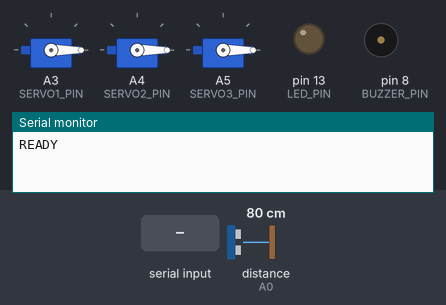
Bench run of a sketch on a simulated Arduino Uno, built with avr-gcc and run on an emulated ATmega328P. Shown: 3 × servo, output pins drawn as LEDs (lit = HIGH), buzzer (waves = sounding, pin HIGH), the last lines printed to the serial monitor. Wiring (inferred from the names in the program): ultrasonic range finder: trigger A1; echo A0. Inputs (shaded band) come from the test bench; at power-on: distance to the obstacle (sensor on A0) 80 cm. The echo pulse lasts 58.3 µs per cm; random numbers use the default seed unless the sketch sets one; pins used as bus, display or sensor lines are not drawn.

Above: at 2.8 s.
2.9 s: distance to the obstacle (sensor on A0) set to 33 cm
4.4 s: distance to the obstacle (sensor on A0) set to 29 cm
At 5.37 s:
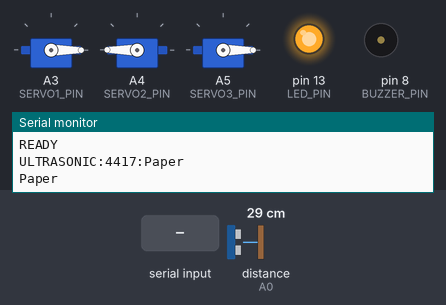
7.0 s: "PLAY:\n" received over Serial
At 8.26 s:
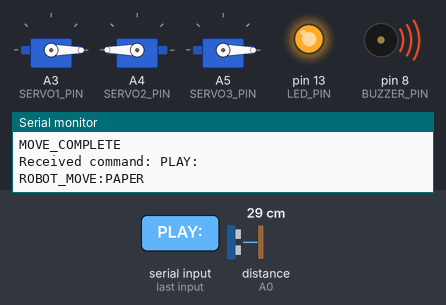
10.0 s: "ROCK\n" received over Serial
At 12.0 s:
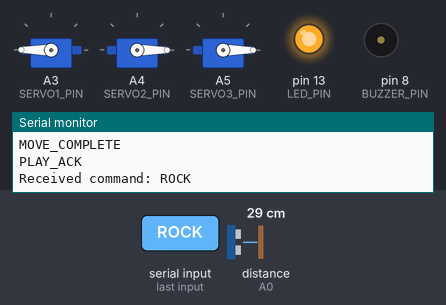
13.0 s: "SCISSOR\n" received over Serial
At 15.0 s:
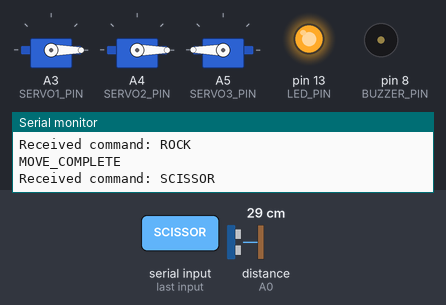
Timing chart, 0 to 16.8 s (numbered marks = the images above; inputs shaded):
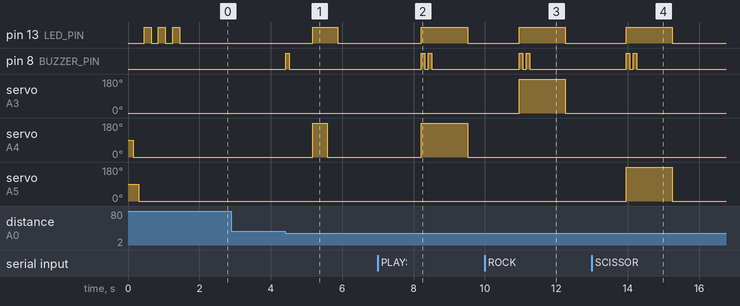

Measured:
- the behaviour switches between 31 and 30 cm on distance to the obstacle (sensor on A0) (found by bisection; images 0 and 1)
- after the input at 2.9 s, every drawn part: stays the same
- after the input at 4.4 s, pin 13 (LED_PIN): LOW → HIGH after 0.77 s, → LOW 0.71 s later; pin 8 (BUZZER_PIN): LOW → HIGH at once, → LOW 0.10 s later; servo on A4 (SERVO2_PIN): 0° → 180° after 0.77 s, → 0° 0.41 s later
- after the input at 7.0 s, pin 13 (LED_PIN): LOW → HIGH after 1.2 s, → LOW 1.3 s later; pin 8 (BUZZER_PIN): alternates HIGH for 0.10 s and LOW for 0.10 s, 4 changes in all, then stays LOW, starting after 1.2 s; servo on A4 (SERVO2_PIN): 0° → 180° after 1.2 s, → 0° 1.3 s later
- after the input at 10.0 s, pin 13 (LED_PIN): LOW → HIGH after 0.96 s, → LOW 1.3 s later; pin 8 (BUZZER_PIN): alternates HIGH for 0.10 s and LOW for 0.10 s, 4 changes in all, then stays LOW, starting after 0.96 s; servo on A3 (SERVO1_PIN): 0° → 180° after 0.96 s, → 0° 1.3 s later
- after the input at 13.0 s, pin 13 (LED_PIN): LOW → HIGH after 0.96 s, → LOW 1.3 s later; pin 8 (BUZZER_PIN): alternates HIGH for 0.10 s and LOW for 0.10 s, 4 changes in all, then stays LOW, starting after 0.96 s; servo on A5 (SERVO3_PIN): 0° → 180° after 0.96 s, → 0° 1.3 s later

The sketch:

arduino_sketch.ino
```cpp
#include <Servo.h>

// Create servo objects
Servo servo1;  // Rock
Servo servo2;  // Paper
Servo servo3;  // Scissor

// Pin definitions
#define ECHO_PIN A0
#define TRIG_PIN A1
#define SERVO1_PIN A3
#define SERVO2_PIN A4
#define SERVO3_PIN A5
#define BUZZER_PIN 8
#define LED_PIN 13  // Built-in LED for status indication

// Servo positions
#define SERVO_NEUTRAL 0
#define SERVO_ACTIVE 180

// Ultrasonic sensor variables
long duration;
int distance;
unsigned long lastUltrasonicPoll = 0;
const unsigned long ULTRASONIC_POLL_INTERVAL = 20; // Poll every 20ms for faster detection
bool ultrasonicDetected = false;
unsigned long ultrasonicTimestamp = 0;

// Timing
unsigned long lastCommandTime = 0;
const unsigned long COMMAND_TIMEOUT = 10000; // 10 seconds timeout

// Servo timing for non-blocking operation
unsigned long servoStartTime = 0;
bool servoMoving = false;
const unsigned long SERVO_MOVE_DURATION = 1000; // 1 second for move
const unsigned long SERVO_RESET_DELAY = 1000; // 1 second between rounds

// Ultrasonic debounce variables
unsigned long lastTriggerTime = 0;
const unsigned long DEBOUNCE_DELAY = 2000; // 2 seconds debounce to prevent multiple triggers
bool canTrigger = true;

// Web app connection tracking
bool isWebAppConnected = false;

// Global variables for robot move tracking
String robotMove = "";
Servo* activeServo = nullptr;

void setup() {
  Serial.begin(115200);  // Increased baud rate for faster communication

  // Wait for serial connection (optional)
  while (!Serial) {
    delay(10);
  }

  // Attach servos
  servo1.attach(SERVO1_PIN);
  servo2.attach(SERVO2_PIN);
  servo3.attach(SERVO3_PIN);

  // Pin modes
  pinMode(TRIG_PIN, OUTPUT);
  pinMode(ECHO_PIN, INPUT);
  pinMode(BUZZER_PIN, OUTPUT);
  pinMode(LED_PIN, OUTPUT);

  // Initialize servos to neutral position with proper sequencing
  resetAllServosSequentially();

  // Send ready signal
  Serial.println("READY");

  // Blink LED to indicate ready
  for (int i = 0; i < 3; i++) {
    digitalWrite(LED_PIN, HIGH);
    delay(200);
    digitalWrite(LED_PIN, LOW);
    delay(200);
  }
}

void loop() {
  unsigned long currentTime = millis();

  // Non-blocking ultrasonic sensor polling
  if (currentTime - lastUltrasonicPoll >= ULTRASONIC_POLL_INTERVAL) {
    lastUltrasonicPoll = currentTime;

    // Measure distance
    digitalWrite(TRIG_PIN, LOW);
    delayMicroseconds(5);
    digitalWrite(TRIG_PIN, HIGH);
    delayMicroseconds(10);
    digitalWrite(TRIG_PIN, LOW);

    duration = pulseIn(ECHO_PIN, HIGH, 60000); // Increased timeout for longer range
    distance = duration * 0.034 / 2;

    // Detect hand within 30cm with improved debounce logic
    // Only trigger ultrasonic if NOT connected to web app (web app controls robot moves)
    if (distance > 0 && distance < 30 && !ultrasonicDetected && canTrigger && !servoMoving && !isWebAppConnected) {
      ultrasonicDetected = true;
      ultrasonicTimestamp = currentTime;
      canTrigger = false; // Disable triggering until debounce period
      lastTriggerTime = currentTime;

      // Beep to indicate detection
      beep(1);

      // Randomly select move - generate once and store it
      if (robotMove == "") {
        int choice = random(1, 4); // random 1–3
        if (choice == 1) {
          robotMove = "Rock";
          activeServo = &servo1;
        } else if (choice == 2) {
          robotMove = "Paper";
          activeServo = &servo2;
        } else if (choice == 3) {
          robotMove = "Scissor";
          activeServo = &servo3;
        }
      }

      // Send ultrasonic detection with timestamp and move
      Serial.print("ULTRASONIC:");
      Serial.print(ultrasonicTimestamp);
      Serial.print(":");
      Serial.println(robotMove);

      // Start non-blocking servo movement immediately
      resetAllServosSequentially();
      delay(200); // Brief delay for servos to reset sequentially
      activeServo->write(SERVO_ACTIVE);
      digitalWrite(LED_PIN, HIGH);
      servoStartTime = currentTime;
      servoMoving = true;

      // Send immediate confirmation that servo started moving
      Serial.println(robotMove);  // Send the move name immediately for instant web display

    } else if (distance >= 30) {
      ultrasonicDetected = false;
    }

    // Handle debounce timing - only re-enable after servo movement is complete
    if (!canTrigger && !servoMoving && (currentTime - lastTriggerTime >= DEBOUNCE_DELAY)) {
      canTrigger = true; // Re-enable triggering after debounce period and servo is done
    }
  }

  // Handle non-blocking servo timing
  if (servoMoving) {
    if (currentTime - servoStartTime >= SERVO_MOVE_DURATION + SERVO_RESET_DELAY) {
      // Reset servos after full cycle
      resetAllServosSequentially();
      servoMoving = false;
      Serial.println("MOVE_COMPLETE");

      // Clear the stored move after completion so next round gets a new random move
      robotMove = "";
      activeServo = nullptr;
    } else if (currentTime - servoStartTime >= SERVO_MOVE_DURATION) {
      // Reset servos after move duration
      resetAllServosSequentially();
    }
  }

  // Check for serial commands from web app
  if (Serial.available() > 0) {
    String command = Serial.readStringUntil('\n');
    command.trim();

    // Update last command time
    lastCommandTime = currentTime;

    // Debug output
    Serial.print("Received command: ");
    Serial.println(command);

    if (command == "RESET") {
      resetAllServosSequentially();
      ultrasonicDetected = false;
      servoMoving = false;
      Serial.println("RESET_ACK");
      beep(1);

    } else if (command.startsWith("PLAY:")) {
      // Format: PLAY:PLAYER_MOVE
      // Example: PLAY:ROCK
      int firstColon = command.indexOf(':');

      if (firstColon != -1) {
        String playerMove = command.substring(firstColon + 1);

        // Mark web app as connected to disable ultrasonic sensor
        isWebAppConnected = true;

        // Generate random robot move
        int choice = random(1, 4); // random 1–3
        String robotMove;
        Servo* activeServoPtr;
        if (choice == 1) {
          robotMove = "ROCK";
          activeServoPtr = &servo1;  // Rock gesture
        } else if (choice == 2) {
          robotMove = "PAPER";
          activeServoPtr = &servo2;  // Paper gesture
        } else if (choice == 3) {
          robotMove = "SCISSORS";    // Changed to SCISSORS (plural)
          activeServoPtr = &servo3;  // Scissors gesture
        }

        // Send robot move immediately for instant web display
        Serial.print("ROBOT_MOVE:");
        Serial.println(robotMove);

        // Execute robot's physical move (servo movement)
        if (robotMove == "ROCK") {
          executeMoveSequentially("Rock", servo1);
        } else if (robotMove == "PAPER") {
          executeMoveSequentially("Paper", servo2);
        } else if (robotMove == "SCISSORS") {
          executeMoveSequentially("Scissors", servo3);
        }

        // Send acknowledgment after physical movement completes
        Serial.println("PLAY_ACK");
      } else {
        Serial.println("ERROR_INVALID_PLAY_FORMAT");
      }

    } else if (command == "ROCK") {
      executeMoveSequentially("Rock", servo1);

    } else if (command == "PAPER") {
      executeMoveSequentially("Paper", servo2);

    } else if (command == "SCISSOR") {
      executeMoveSequentially("Scissor", servo3);

    } else if (command == "STATUS") {
      // Send status information
      Serial.println("STATUS_OK");
      Serial.print("Servo1: ");
      Serial.println(servo1.read());
      Serial.print("Servo2: ");
      Serial.println(servo2.read());
      Serial.print("Servo3: ");
      Serial.println(servo3.read());

    } else {
      // Unknown command
      Serial.println("ERROR_UNKNOWN_COMMAND");
    }
  }

  // Check for timeout and reset if needed
  if (currentTime - lastCommandTime > COMMAND_TIMEOUT && lastCommandTime > 0) {
    resetAllServosSequentially();
    ultrasonicDetected = false;
    servoMoving = false;
    isWebAppConnected = false; // Reset web app connection on timeout
    lastCommandTime = 0; // Reset to prevent continuous resets
  }

  // Small delay to prevent overwhelming the serial buffer (reduced for responsiveness)
  delay(10);
}

// Function to reset all servos to neutral position sequentially
void resetAllServosSequentially() {
  // Reset servos one by one with delays to prevent simultaneous movement
  servo1.write(SERVO_NEUTRAL);
  delay(150); // Wait for servo1 to start moving
  servo2.write(SERVO_NEUTRAL);
  delay(150); // Wait for servo2 to start moving
  servo3.write(SERVO_NEUTRAL);
  delay(150); // Wait for servo3 to start moving
  digitalWrite(LED_PIN, LOW);
}

// Function to execute a specific move with sequential servo control
void executeMoveSequentially(String moveName, Servo& activeServo) {
  // Reset all servos sequentially first
  resetAllServosSequentially();
  delay(500); // Reduced delay for faster response

  // Activate the specific servo
  activeServo.write(SERVO_ACTIVE);
  digitalWrite(LED_PIN, HIGH); // Indicate active state

  // Beep to indicate move execution
  beep(2);

  // Hold the position for 1 second (matching servo timing)
  delay(1000);

  // Return to neutral position (only the active servo)
  activeServo.write(SERVO_NEUTRAL);
  digitalWrite(LED_PIN, LOW);

  // Send completion signal
  Serial.println("MOVE_COMPLETE");
}

// Function to create beep patterns
void beep(int count) {
  for (int i = 0; i < count; i++) {
    digitalWrite(BUZZER_PIN, HIGH);
    delay(100);
    digitalWrite(BUZZER_PIN, LOW);
    if (i < count - 1) delay(100);
  }
}
```
